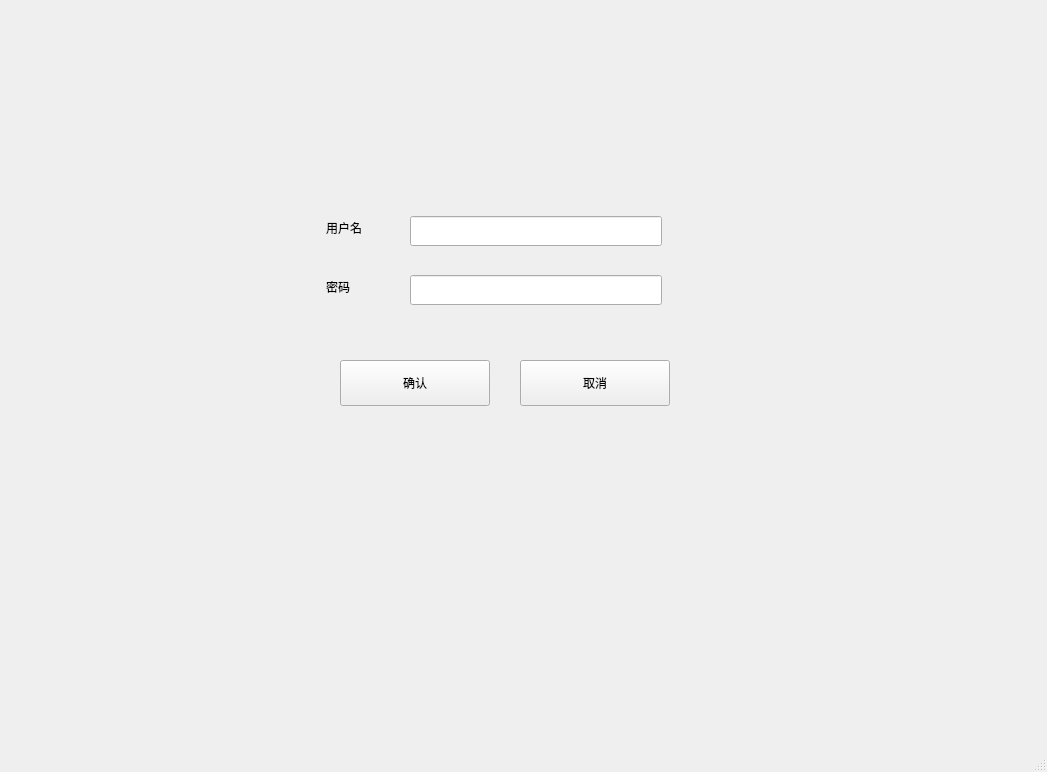
<?xml version="1.0" encoding="UTF-8"?>
<ui version="4.0">
 <class>MainWindow</class>
 <widget class="QMainWindow" name="MainWindow">
  <property name="geometry">
   <rect>
    <x>0</x>
    <y>0</y>
    <width>1047</width>
    <height>772</height>
   </rect>
  </property>
  <property name="windowTitle">
   <string>MainWindow</string>
  </property>
  <widget class="QWidget" name="centralwidget">
   <widget class="QLabel" name="label">
    <property name="geometry">
     <rect>
      <x>326</x>
      <y>216</y>
      <width>72</width>
      <height>24</height>
     </rect>
    </property>
    <property name="text">
     <string>用户名</string>
    </property>
   </widget>
   <widget class="QLabel" name="label_2">
    <property name="geometry">
     <rect>
      <x>326</x>
      <y>275</y>
      <width>48</width>
      <height>24</height>
     </rect>
    </property>
    <property name="text">
     <string>密码</string>
    </property>
   </widget>
   <widget class="QLineEdit" name="lineEdit">
    <property name="geometry">
     <rect>
      <x>410</x>
      <y>216</y>
      <width>252</width>
      <height>30</height>
     </rect>
    </property>
   </widget>
   <widget class="QLineEdit" name="lineEdit_2">
    <property name="geometry">
     <rect>
      <x>410</x>
      <y>275</y>
      <width>252</width>
      <height>30</height>
     </rect>
    </property>
   </widget>
   <widget class="QPushButton" name="pushButton">
    <property name="geometry">
     <rect>
      <x>340</x>
      <y>360</y>
      <width>150</width>
      <height>46</height>
     </rect>
    </property>
    <property name="text">
     <string>确认</string>
    </property>
   </widget>
   <widget class="QPushButton" name="pushButton_2">
    <property name="geometry">
     <rect>
      <x>520</x>
      <y>360</y>
      <width>150</width>
      <height>46</height>
     </rect>
    </property>
    <property name="text">
     <string>取消</string>
    </property>
   </widget>
  </widget>
  <widget class="QMenuBar" name="menubar">
   <property name="geometry">
    <rect>
     <x>0</x>
     <y>0</y>
     <width>1047</width>
     <height>37</height>
    </rect>
   </property>
  </widget>
  <widget class="QStatusBar" name="statusbar"/>
 </widget>
 <resources/>
 <connections>
  <connection>
   <sender>pushButton</sender>
   <signal>clicked()</signal>
   <receiver>MainWindow</receiver>
   <slot>confirm_password()</slot>
   <hints>
    <hint type="sourcelabel">
     <x>419</x>
     <y>433</y>
    </hint>
    <hint type="destinationlabel">
     <x>407</x>
     <y>543</y>
    </hint>
   </hints>
  </connection>
  <connection>
   <sender>pushButton_2</sender>
   <signal>clicked()</signal>
   <receiver>MainWindow</receiver>
   <slot>close()</slot>
   <hints>
    <hint type="sourcelabel">
     <x>591</x>
     <y>402</y>
    </hint>
    <hint type="destinationlabel">
     <x>597</x>
     <y>529</y>
    </hint>
   </hints>
  </connection>
 </connections>
 <slots>
  <slot>confirm_password()</slot>
 </slots>
</ui>
